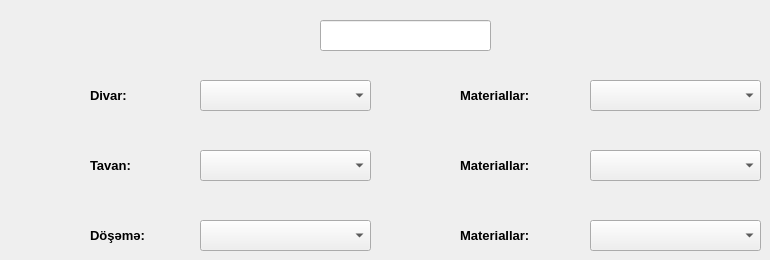
    <widget class="QWidget" name="tab_5">
     <attribute name="title">
      <string>Məkan_5</string>
     </attribute>
     <widget class="QLineEdit" name="lineEdit_7">
      <property name="geometry">
       <rect>
        <x>320</x>
        <y>20</y>
        <width>171</width>
        <height>31</height>
       </rect>
      </property>
     </widget>
     <widget class="QComboBox" name="comboBox_37">
      <property name="geometry">
       <rect>
        <x>590</x>
        <y>150</y>
        <width>171</width>
        <height>31</height>
       </rect>
      </property>
      <property name="currentIndex">
       <number>-1</number>
      </property>
      <item>
       <property name="text">
        <string>Asma tavan (Aliminium) (Çin)</string>
       </property>
      </item>
      <item>
       <property name="text">
        <string>Asma tavan (plastmas) (Çin)</string>
       </property>
      </item>
      <item>
       <property name="text">
        <string>Asma tavan (Orq steklo) (Çin)</string>
       </property>
      </item>
     </widget>
     <widget class="QComboBox" name="comboBox_38">
      <property name="geometry">
       <rect>
        <x>200</x>
        <y>80</y>
        <width>171</width>
        <height>31</height>
       </rect>
      </property>
      <property name="currentIndex">
       <number>-1</number>
      </property>
      <item>
       <property name="text">
        <string>Rənglənmə</string>
       </property>
      </item>
      <item>
       <property name="text">
        <string>Divar kağızı</string>
       </property>
      </item>
     </widget>
     <widget class="QLabel" name="label_39">
      <property name="geometry">
       <rect>
        <x>90</x>
        <y>220</y>
        <width>131</width>
        <height>31</height>
       </rect>
      </property>
      <property name="font">
       <font>
        <pointsize>10</pointsize>
        <weight>75</weight>
        <bold>true</bold>
       </font>
      </property>
      <property name="text">
       <string>Döşəmə:</string>
      </property>
     </widget>
     <widget class="QLabel" name="label_40">
      <property name="geometry">
       <rect>
        <x>90</x>
        <y>80</y>
        <width>91</width>
        <height>31</height>
       </rect>
      </property>
      <property name="font">
       <font>
        <pointsize>10</pointsize>
        <weight>75</weight>
        <bold>true</bold>
       </font>
      </property>
      <property name="text">
       <string>Divar:</string>
      </property>
     </widget>
     <widget class="QComboBox" name="comboBox_39">
      <property name="geometry">
       <rect>
        <x>200</x>
        <y>220</y>
        <width>171</width>
        <height>31</height>
       </rect>
      </property>
      <property name="currentIndex">
       <number>-1</number>
      </property>
      <item>
       <property name="text">
        <string>Parket</string>
       </property>
      </item>
      <item>
       <property name="text">
        <string>Laminat</string>
       </property>
      </item>
      <item>
       <property name="text">
        <string>Parket lövhəsi</string>
       </property>
      </item>
      <item>
       <property name="text">
        <string>Metlax</string>
       </property>
      </item>
      <item>
       <property name="text">
        <string>Lövhə</string>
       </property>
      </item>
     </widget>
     <widget class="QComboBox" name="comboBox_40">
      <property name="geometry">
       <rect>
        <x>590</x>
        <y>220</y>
        <width>171</width>
        <height>31</height>
       </rect>
      </property>
      <property name="currentIndex">
       <number>-1</number>
      </property>
      <item>
       <property name="text">
        <string>Fısdıq parket 2-ci növ (Azərbaycan)</string>
       </property>
      </item>
      <item>
       <property name="text">
        <string>Fısdıq parket 1-ci növ (Azərbaycan)</string>
       </property>
      </item>
      <item>
       <property name="text">
        <string>Palıd parket 2-ci növ (Rusiya)</string>
       </property>
      </item>
     </widget>
     <widget class="QLabel" name="label_41">
      <property name="geometry">
       <rect>
        <x>460</x>
        <y>150</y>
        <width>131</width>
        <height>31</height>
       </rect>
      </property>
      <property name="font">
       <font>
        <pointsize>10</pointsize>
        <weight>75</weight>
        <bold>true</bold>
       </font>
      </property>
      <property name="text">
       <string>Materiallar:</string>
      </property>
     </widget>
     <widget class="QLabel" name="label_42">
      <property name="geometry">
       <rect>
        <x>460</x>
        <y>220</y>
        <width>131</width>
        <height>31</height>
       </rect>
      </property>
      <property name="font">
       <font>
        <pointsize>10</pointsize>
        <weight>75</weight>
        <bold>true</bold>
       </font>
      </property>
      <property name="text">
       <string>Materiallar:</string>
      </property>
     </widget>
     <widget class="QComboBox" name="comboBox_41">
      <property name="geometry">
       <rect>
        <x>200</x>
        <y>150</y>
        <width>171</width>
        <height>31</height>
       </rect>
      </property>
      <property name="currentIndex">
       <number>-1</number>
      </property>
      <item>
       <property name="text">
        <string>Rəngləmə-Alıçpan</string>
       </property>
      </item>
      <item>
       <property name="text">
        <string>Asma tavan</string>
       </property>
      </item>
      <item>
       <property name="text">
        <string>Dartma tavan</string>
       </property>
      </item>
      <item>
       <property name="text">
        <string>Lambirin</string>
       </property>
      </item>
     </widget>
     <widget class="QLabel" name="label_43">
      <property name="geometry">
       <rect>
        <x>90</x>
        <y>150</y>
        <width>91</width>
        <height>31</height>
       </rect>
      </property>
      <property name="font">
       <font>
        <pointsize>10</pointsize>
        <weight>75</weight>
        <bold>true</bold>
       </font>
      </property>
      <property name="text">
       <string>Tavan:</string>
      </property>
     </widget>
     <widget class="QComboBox" name="comboBox_42">
      <property name="geometry">
       <rect>
        <x>590</x>
        <y>80</y>
        <width>171</width>
        <height>31</height>
       </rect>
      </property>
      <property name="currentIndex">
       <number>-1</number>
      </property>
      <item>
       <property name="text">
        <string>Divar kağızı (Çin)</string>
       </property>
      </item>
      <item>
       <property name="text">
        <string>Divar kağızı (Rusiya)</string>
       </property>
      </item>
      <item>
       <property name="text">
        <string>Divar kağızı (Almaniya)</string>
       </property>
      </item>
      <item>
       <property name="text">
        <string>Divar kağızı (Türkiyə)</string>
       </property>
      </item>
     </widget>
     <widget class="QLabel" name="label_44">
      <property name="geometry">
       <rect>
        <x>460</x>
        <y>80</y>
        <width>131</width>
        <height>31</height>
       </rect>
      </property>
      <property name="font">
       <font>
        <pointsize>10</pointsize>
        <weight>75</weight>
        <bold>true</bold>
       </font>
      </property>
      <property name="text">
       <string>Materiallar:</string>
      </property>
     </widget>
    </widget>
